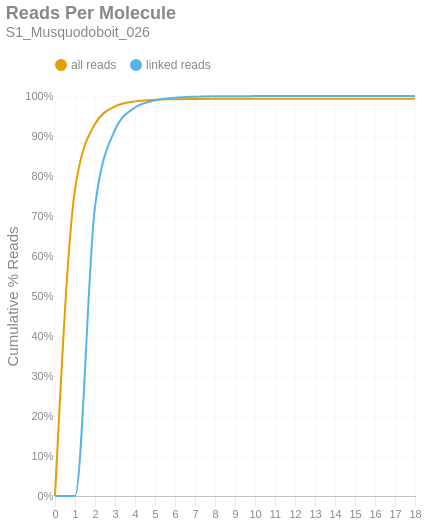

The cell this chart's notebook holds for it:
### Markdown cell above
### Reads per Molecule
This chart shows the cumulative distribution of the number of reads per linked molecule. That is, how many alignments are associated with a unique molecule. This excludes the number of reads associated with invalid or absent linked-read barcodes. The `linked` histogram is the percentages recalculated when disregarding singletons.

### Code cell
if SKIPLR:
    print_html(f"Skipped")
else:
    counts = np.bincount(valids['reads'].cast(pl.Int64).to_numpy())
    weighted = counts * np.arange(len(counts))
    all_perc = weighted / n_reads
    linked_perc = weighted / n_linked_reads
    linked_perc[1] = 0
    binned_df = pl.DataFrame({
        'readsper': list(range(len(counts))),
        'all reads (cumsum)': np.cumsum(all_perc).tolist(),
        'linked reads (cumsum)': np.cumsum(linked_perc).tolist(),
    })

    with SafeRender(binned_df):
        (
            density_plot(binned_df, 'Reads Per Molecule', samplename, 'readspmol')
            .encode(
                x=alt.X('readsper:O', title=None).axis(labelAngle=0).scale(padding=0),
                y=alt.Y('value:Q', title='Cumulative % Reads').axis(format='%').stack(False),
                color=alt.Color("key:N").scale(domain=["all reads", "linked reads"]),
                tooltip=[
                    alt.Tooltip("key:N", title="Data Type"),
                    alt.Tooltip("readsper:O", title="Reads Per Molecule"),
                    alt.Tooltip("value:Q", format=".2%", title="% Reads (Cum.)")
                ]            
            )
        ).display()

### Figure 1 — Vega-Lite specification as saved in the notebook (floating-point values rounded to 4 significant figures)
{"width": "container", "height": 400, "config": {"title": {"anchor": "start", "dy": -15, "fontSize": 18, "color": "#888888", "subtitleColor": "#888888", "subtitleFontSize": 14}, "arc": {"fill": "#0072B2"}, "axis": {"domainColor": "#888888", "domainWidth": 0.5, "gridWidth": 0.2, "grid": false, "titleFontWeight": 400, "titleFontSize": 15, "labelFontSize": 11, "labelColor": "#888888", "tickColor": "#888888", "tickWidth": 0.2, "titleColor": "#888888"}, "axisBand": {"grid": false}, "axisX": {"grid": true, "tickSize": 10, "domainCap": "round"}, "axisY": {"domain": false, "grid": true, "tickSize": 0, "domainCap": "round"}, "background": "transparent", "header": {"labelFontSize": 15, "labelColor": "#888888", "titleFontSize": 15, "titleFontWeight": 600, "titleColor": "#888888"}, "legend": {"labelFont": "sans-serif", "labelFontSize": 12, "labelColor": "#888888", "symbolSize": 100, "symbolType": "circle", "titleFontSize": 12, "titlePadding": 10, "titleColor": "#888888", "title": null, "orient": "top"}, "range": {"category": ["#E69F00", "#56B4E9", "#009E73", "#F0E442", "#0072B2", "#D55E00", "#CC79A7", "#000000"], "diverging": ["#cfe8f3", "#a2d4ec", "#73bfe2", "#46abdb", "#1696d2", "#12719e"]}, "area": {"fill": "#0072B2", "fillOpacity": 0.7, "line": true, "strokeOpacity": 0.7}, "line": {"color": "#0072B2", "stroke": "#0072B2", "strokeWidth": 2}, "trail": {"color": "#0072B2", "stroke": "#0072B2", "strokeWidth": 0, "size": 1}, "point": {"filled": true, "fillOpacity": 1.0, "size": 95}, "text": {"color": "#888888", "fontSize": 11, "align": "right", "fontWeight": 400, "size": 11}, "bar": {"fill": "#0072B2", "stroke": null}, "view": {"stroke": null, "continuousWidth": 660, "continuousHeight": 400}}, "data": {"name": "data-a79a02224e4e61b47be371e8e10169a0"}, "mark": {"type": "line", "interpolate": "monotone", "point": {"opacity": 0, "size": 275}}, "encoding": {"color": {"field": "key", "scale": {"domain": ["all reads", "linked reads"]}, "type": "nominal"}, "tooltip": [{"field": "key", "title": "Data Type", "type": "nominal"}, {"field": "readsper", "title": "Reads Per Molecule", "type": "ordinal"}, {"field": "value", "format": ".2%", "title": "% Reads (Cum.)", "type": "quantitative"}], "x": {"axis": {"labelAngle": 0}, "field": "readsper", "scale": {"padding": 0}, "title": null, "type": "ordinal"}, "y": {"axis": {"format": "%"}, "field": "value", "stack": false, "title": "Cumulative % Reads", "type": "quantitative"}}, "params": [{"name": "param_c36ac31b6afebe62", "select": {"type": "point", "fields": ["key"]}, "bind": "legend"}], "title": {"text": "Reads Per Molecule", "subtitle": "S1_Musquodoboit_026"}, "transform": [{"fold": ["all reads (cumsum)", "linked reads (cumsum)"]}, {"calculate": "replace(datum.key, ' (cumsum)', '')", "as": "key"}, {"filter": {"param": "param_c36ac31b6afebe62"}}], "usermeta": {"embedOptions": {"downloadFileName": "S1_Musquodoboit_026.readspmol"}}, "$schema": "https://vega.github.io/schema/vega-lite/v6.1.0.json", "datasets": {"data-a79a02224e4e61b47be371e8e10169a0": [{"readsper": 0, "all reads (cumsum)": 0.0, "linked reads (cumsum)": 0.0}, {"readsper": 1, "all reads (cumsum)": 0.7658, "linked reads (cumsum)": 0.0}, {"readsper": 2, "all reads (cumsum)": 0.9303, "linked reads (cumsum)": 0.7237}, {"readsper": 3, "all reads (cumsum)": 0.9738, "linked reads (cumsum)": 0.9151}, {"readsper": 4, "all reads (cumsum)": 0.9866, "linked reads (cumsum)": 0.9713}, {"readsper": 5, "all reads (cumsum)": 0.9906, "linked reads (cumsum)": 0.9891}, {"readsper": 6, "all reads (cumsum)": 0.9921, "linked reads (cumsum)": 0.9955}, {"readsper": 7, "all reads (cumsum)": 0.9927, "linked reads (cumsum)": 0.9981}, {"readsper": 8, "all reads (cumsum)": 0.9929, "linked reads (cumsum)": 0.9991}, {"readsper": 9, "all reads (cumsum)": 0.993, "linked reads (cumsum)": 0.9995}, {"readsper": 10, "all reads (cumsum)": 0.9931, "linked reads (cumsum)": 0.9997}, {"readsper": 11, "all reads (cumsum)": 0.9931, "linked reads (cumsum)": 0.9999}, {"readsper": 12, "all reads (cumsum)": 0.9931, "linked reads (cumsum)": 1.0}, {"readsper": 13, "all reads (cumsum)": 0.9931, "linked reads (cumsum)": 1.0}, {"readsper": 14, "all reads (cumsum)": 0.9931, "linked reads (cumsum)": 1.0}, {"readsper": 15, "all reads (cumsum)": 0.9931, "linked reads (cumsum)": 1.0}, {"readsper": 16, "all reads (cumsum)": 0.9931, "linked reads (cumsum)": 1.0}, {"readsper": 17, "all reads (cumsum)": 0.9931, "linked reads (cumsum)": 1.0}, {"readsper": 18, "all reads (cumsum)": 0.9931, "linked reads (cumsum)": 1.0}]}}
